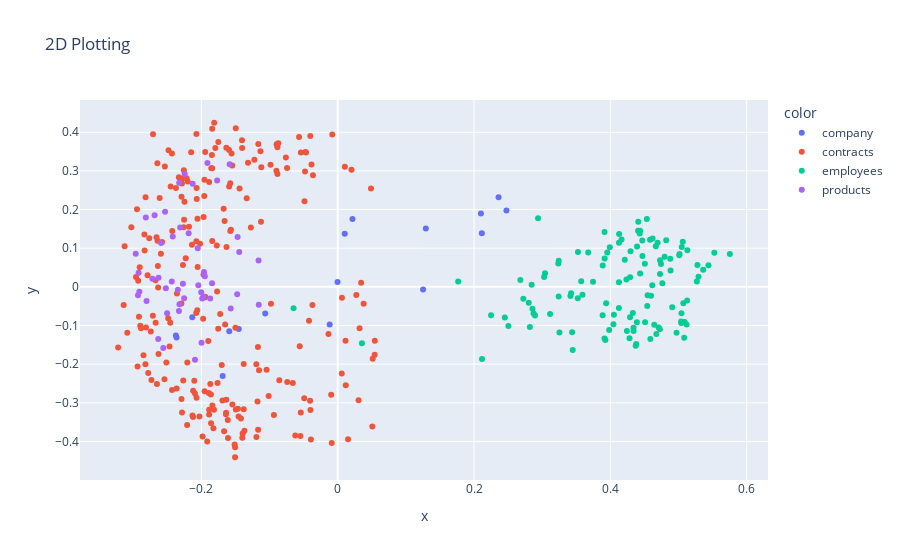
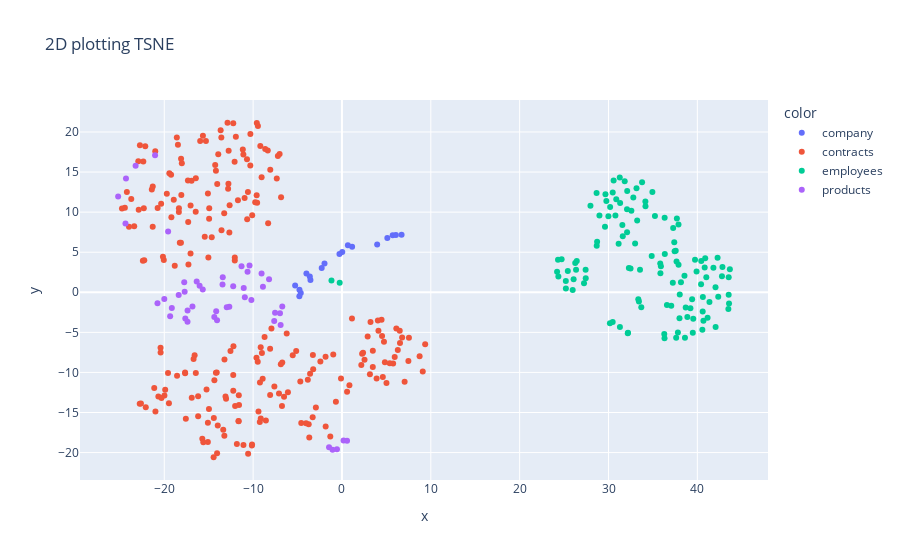

Notebook source saved alongside these figures, in order:
### Code cell
from sklearn.manifold import TSNE
import plotly.express as ex

tsn_2 =  TSNE(n_components=2,random_state=42)
embeddings_tsne = tsn_2.fit_transform(vectors)

fig = ex.scatter(
  x=embeddings_tsne[:,0],
  y=embeddings_tsne[:,1],
  color= doc_types,
  title="2D plotting TSNE"
)

fig_1.show(),fig.show()
